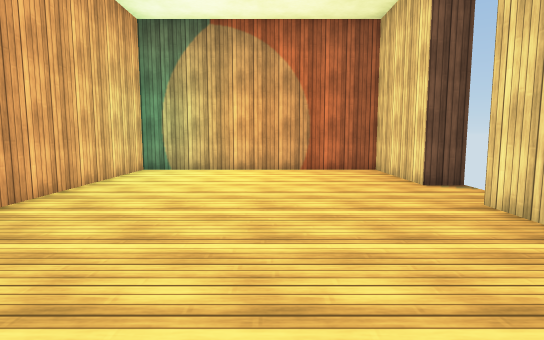
view 1 (above)

12 first-person views from a walk through a Unity game level. The camera is 1.2 m above the floor, tilts 6° down and sees 80° across. The floor is counted in squares, 1 m on a side. Each view is taken from the middle of a square. On the plan, view 1 faces up. The plan holds only what a view shows up to about 14 squares ahead; the rest is blank. The place goes on beyond the plan. Some animated figures are not drawn. Surface patterns are stand-ins for the level's own textures.

view 2
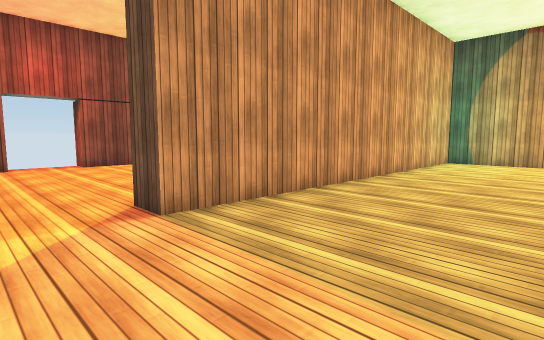

view 3
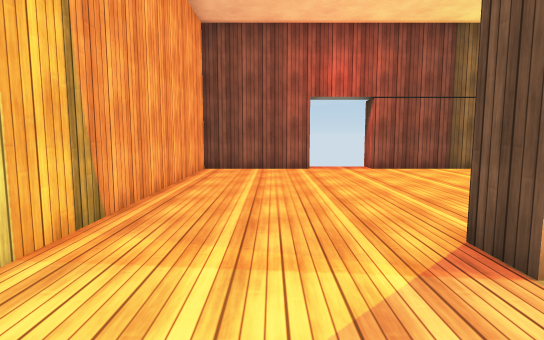

view 4
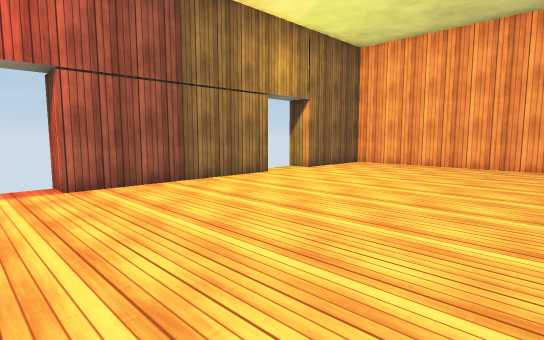

view 5
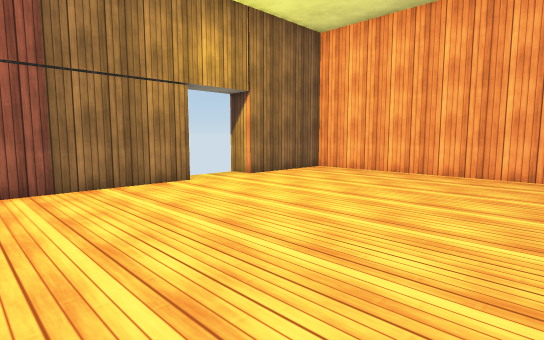

view 6
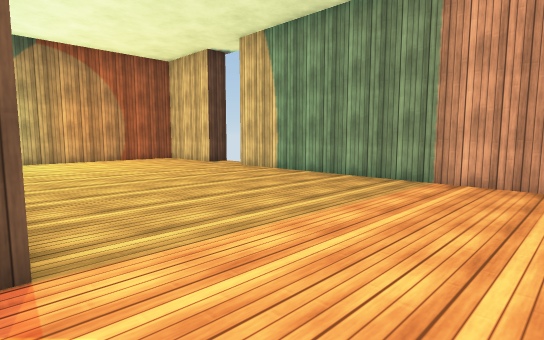

view 7
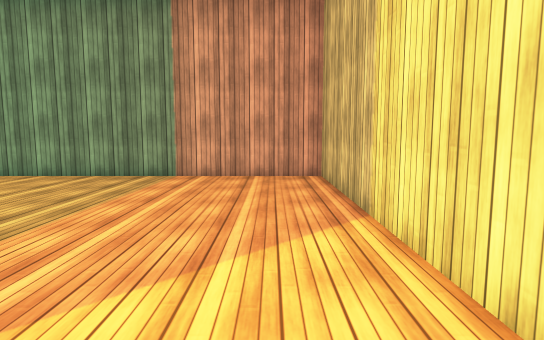

view 8
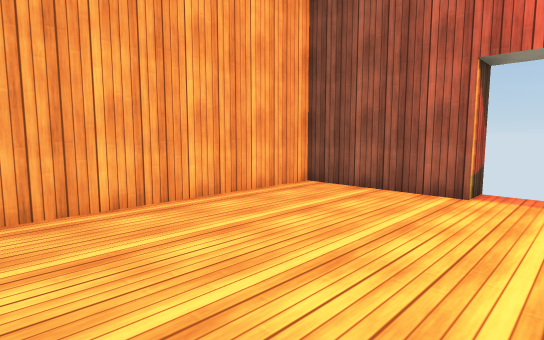

view 9
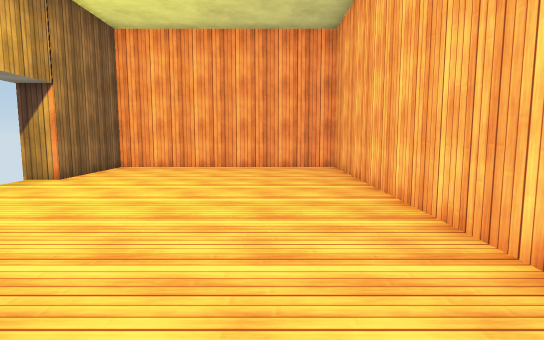

view 10
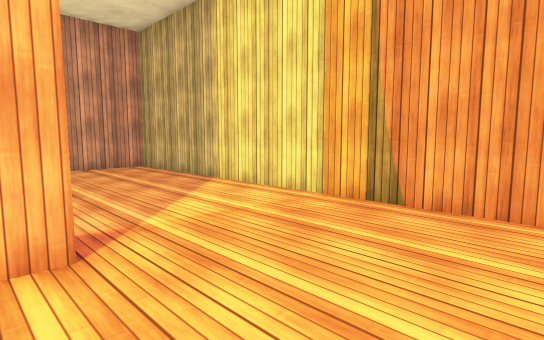

view 11
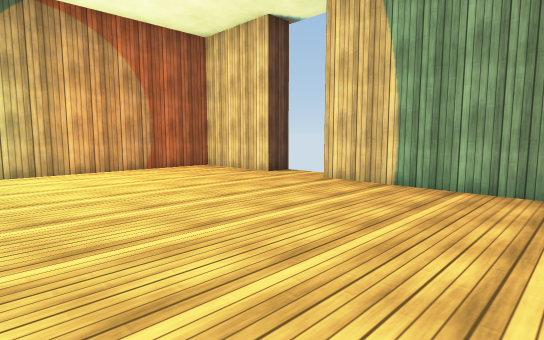

view 12
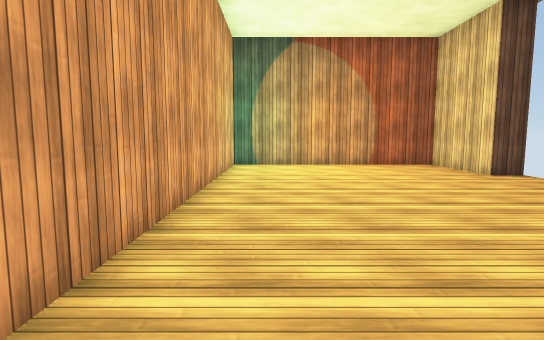

### Floor plan
Points are (right, up) in squares from view 1. A wall is a line through its corners. A room is listed if a view was taken in it or the views show most of it. See-through windows are left out.
Room 1 (views 1, 2, 3, 4, 5, 6, 7, 8, 9, 10, 11, 12)
walls: (-5.6, 1.7) (-5.6, 11.5) (-13.8, 11.5) (-13.8, 7.9) (-14.9, 7.9); (-13.8, 5.8) (-13.8, -0.3) (-14.9, -0.3); (-14.9, -2.6) (-13.8, -2.6) (-13.8, -6.5) (3.7, -6.5) (3.7, 5.6); (4.8, 7.9) (3.7, 7.9) (3.7, 11.5) (-4.6, 11.5) (-4.6, -1.8) (-5.6, -1.8) (-5.6, -1.3)

Where each view was taken, in squares from view 1:
view 1: 0 up, 0 right, facing up
view 2: 4 down, 0 right, facing up-left
view 3: 4 down, 2 left, facing left
view 4: 2 down, 6 left, facing up-left
view 5: 1 up, 6 left, facing up-left
view 6: 5 down, 5 left, facing up-right
view 7: 5 down, 6 left, facing right
view 8: 1 down, 7 left, facing down-left
view 9: 1 down, 8 left, facing up
view 10: 1 down, 9 left, facing down-right
view 11: 0 up, 4 left, facing up-right
view 12: 2 down, 3 left, facing up
